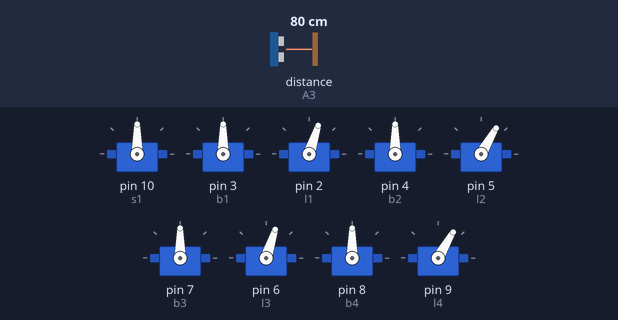
A sketch run on a simulated Arduino Uno, built with avr-gcc and run on an emulated ATmega328P. On the bench: 9 × servo. Wiring (inferred from the names in the program): ultrasonic range finder: trigger A4; echo A3. The inputs (shaded band) are chosen by the test bench; at power-on: distance to the obstacle (sensor on A3) 80 cm. The echo pulse lasts 58.3 µs per cm.

Above: at 2.2 s.
2.3 s: distance to the obstacle (sensor on A3) set to 12 cm
7.4 s: distance to the obstacle (sensor on A3) set to 9 cm
At 11.1 s:
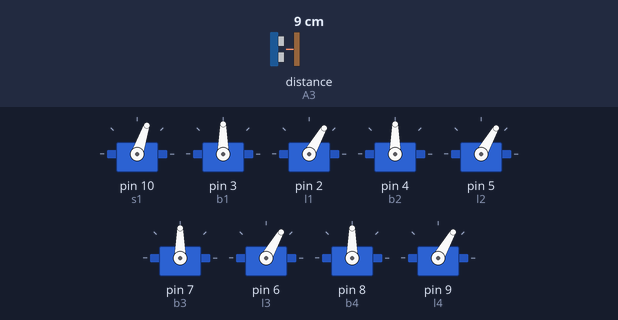
13.0 s: distance to the obstacle (sensor on A3) set to 18 cm
At 16.2 s:
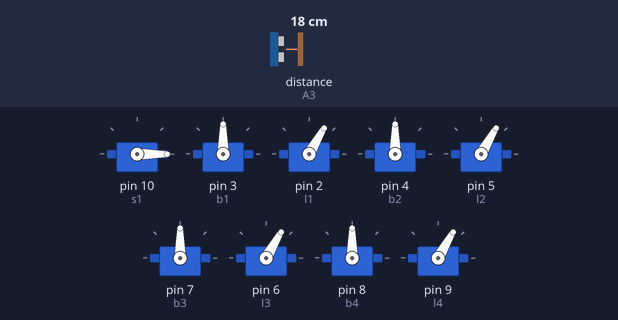
18.1 s: distance to the obstacle (sensor on A3) set to 2 cm
At 20.6 s:
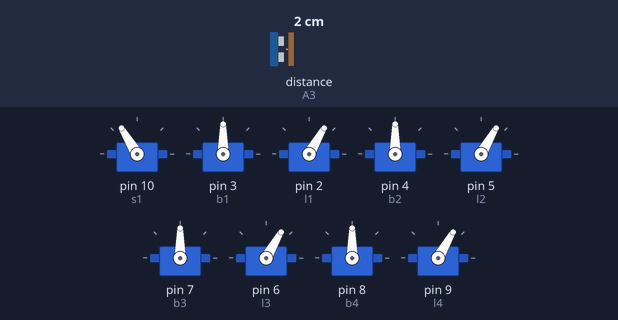
27.6 s: distance to the obstacle (sensor on A3) set to 4 cm
32.7 s: distance to the obstacle (sensor on A3) set to 35 cm
At 33.2 s:
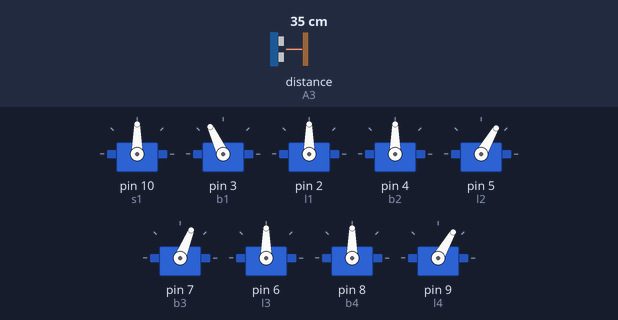
Timing chart, 0 to 38.8 s (numbered marks = the images above; inputs shaded):
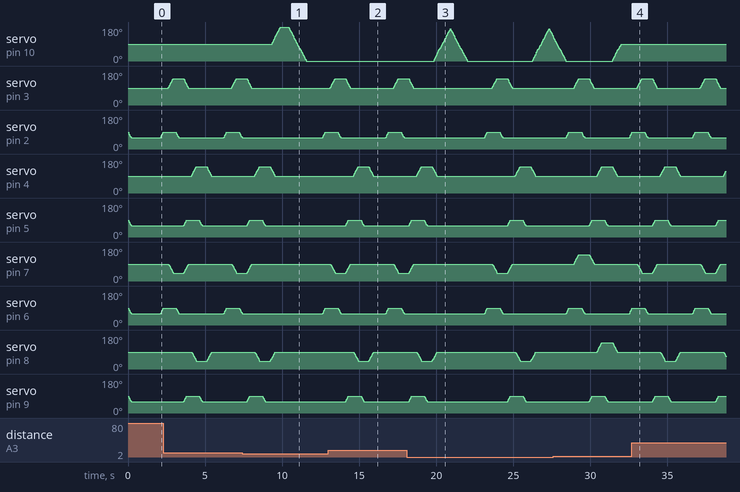

The sketch:

Obj_avoid.ino
```cpp
#include <VarSpeedServo.h>

VarSpeedServo s1;
VarSpeedServo b1;
VarSpeedServo b2;
VarSpeedServo b3;
VarSpeedServo b4;
VarSpeedServo l1;
VarSpeedServo l2;
VarSpeedServo l3;
VarSpeedServo l4;
int trigpin = A4;
int echopin = A3;
int cm;
int duration;
int dl, dm, dr;

void setup() {
  pinMode(trigpin, OUTPUT);
  pinMode(echopin, INPUT);
  s1.attach(10);
  b1.attach(3);
  l1.attach(2);
  b2.attach(4);
  l2.attach(5);
  b3.attach(7);
  l3.attach(6);
  b4.attach(8);
  l4.attach(9);
  stand();
  delay(1000);
}

void loop() {
  dm = us_read();
  if (dm < 10) {
    stand();
    s1.write(180, 100);
    delay(1000);
    dl = us_read();
    s1.write(0, 100);
    delay(1000);
    dr = us_read();
    if (dl > dr && dl > dm) {
      left_turn();
      stand();
    } else if (dr > dl && dr > dm) {
      right_turn();
      stand();
    }
    dm = us_read();
  }
  delay(1000);
  walk();
}

int us_read() {
  digitalWrite(trigpin, LOW);
  delayMicroseconds(2);
  digitalWrite(trigpin, HIGH);
  delayMicroseconds(2);
  digitalWrite(trigpin, LOW);
  delayMicroseconds(2);
  duration = pulseIn(echopin, HIGH);
  cm = (duration / 29 / 2);
  delay(100);
  return (cm);
}
void stand() {
  s1.write(90, 100);
  b1.write(90, 100);
  b2.write(90, 100);
  b3.write(90, 100);
  b4.write(90, 100);

  l1.write(60, 100);
  l2.write(60, 100);
  l3.write(60, 100);
  l4.write(60, 100);
}

void walk() {
  l1.write(90, 100);
  l3.write(90, 100);
  delay(500);

  b1.write(140, 100);
  b3.write(40, 100);
  delay(500);

  l1.write(60, 100);
  l3.write(60, 100);
  delay(500);

  b1.write(90, 100);
  b3.write(90, 100);
  l2.write(90, 100);
  l4.write(90, 100);
  delay(500);

  b2.write(140, 100);
  b4.write(40, 100);
  delay(500);

  l2.write(60, 100);
  l4.write(60, 100);
  delay(500);

  b2.write(90, 100);
  b4.write(90, 100);
}

void left_turn() {
  l1.write(90, 100);
  l3.write(90, 100);
  delay(500);

  b1.write(40, 100);
  b3.write(40, 100);
  delay(500);

  l1.write(60, 100);
  l3.write(60, 100);
  delay(500);

  b1.write(90, 100);
  b3.write(90, 100);
  l2.write(90, 100);
  l4.write(90, 100);
  delay(500);

  b2.write(40, 100);
  b4.write(40, 100);
  delay(500);

  l2.write(60, 100);
  l4.write(60, 100);
  delay(500);

  b2.write(90, 100);
  b4.write(90, 100);
}

void right_turn() {
  l1.write(90, 100);
  l3.write(90, 100);
  delay(500);

  b1.write(140, 100);
  b3.write(140, 100);
  delay(500);

  l1.write(60, 100);
  l3.write(60, 100);
  delay(500);

  b1.write(90, 100);
  b3.write(90, 100);
  l2.write(90, 100);
  l4.write(90, 100);
  delay(500);

  b2.write(140, 100);
  b4.write(140, 100);
  delay(500);

  l2.write(60, 100);
  l4.write(60, 100);
  delay(500);

  b2.write(90, 100);
  b4.write(90, 100);
}
```

Measured:
- the behaviour switches between 11 and 10 cm on distance to the obstacle (sensor on A3) (found by bisection; images 0 and 1)
- after the input at 7.4 s, servo on pin 10 (s1): rises from 90° to 180° in 0.54 s, then falls to 0° in 1.7 s; servo on pin 3 (b1), servo on pin 7 (b3): goes on until 8.0 s, then stays 90°; servo on pin 5 (l2), servo on pin 9 (l4): goes on until 8.9 s, then stays 60°
- after the input at 13.0 s, servo on pin 10 (s1): stays 0° (without the input it goes to 3° after 2.8 s)
- after the input at 32.7 s, servo on pin 10 (s1): stays 90° (without the input it goes to 93° after 3.0 s)
- by itself, servo on pin 2 (l1), servo on pin 5 (l2), servo on pin 6 (l3), servo on pin 9 (l4): rises from 60° to 90° in 0.18 s, then falls to 60° in 1.0 s
